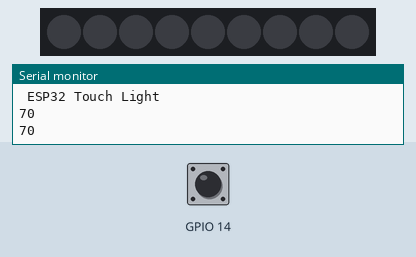
Recording of a sketch running on a simulated ESP32. On the bench: 9 RGB LEDs in strip order, left to right, the last lines printed to the serial monitor. The test bench sets the inputs (shaded band); at power-on: GPIO 14 HIGH. Dim RGB values are drawn brighter than linear.

Above: at 2.2 s.
2.3 s: GPIO 14 pulled LOW for 1.2 s
5.0 s: GPIO 14 pulsed LOW 5 times (0.12 s each, 0.3 s apart)
At 6.8 s:
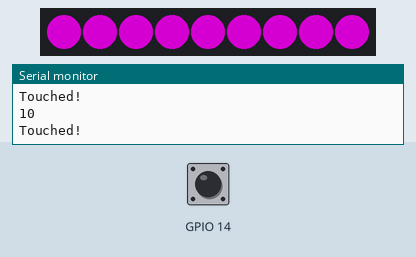
Timing chart, 0 to 8.3 s (numbered marks = the images above; inputs shaded):
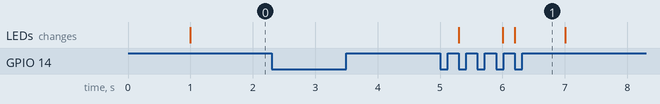

The sketch:

touch_light.ino
```cpp
#include <NeoPixelBus.h>
// ESP32 Touch Test
// Lights up all LEDs in purple when cap ring is touched
// Touch Pin = Touch5 = T5 =GPIO14
// Pixels Pin = GPIO16

#define PIXELS_PIN 16
#define PIXELS_COUNT 9

NeoPixelBus<NeoGrbFeature, Neo800KbpsMethod> pixels(PIXELS_COUNT, PIXELS_PIN);
int threshold = 25;
void setup() {
  // put your setup code here, to run once:
  Serial.begin(115200);
  delay(1000);
  printf("\n ESP32 Touch Light\n");
  touchAttachInterrupt(14, gotTouch, threshold);

  pixels.Begin();

}

void loop() {

  // Touch is GPIO14
  Serial.println(touchRead(14)); // get value using GPIO
  //Serial.println(touchRead(T5)); //get value using Touch5

  Serial.println("");
  delay(1000);
  // Turn pixels off
  for (int i=0; i<PIXELS_COUNT; i++) {
    pixels.SetPixelColor(i, RgbColor(0, 0, 0));
  }
  pixels.Show();
}

void gotTouch(){
  Serial.println("Touched!\n");
  // Do a pixel thing
  // Make pixels purple
  for (int i=0; i<PIXELS_COUNT; i++) {
    pixels.SetPixelColor(i, RgbColor(128, 0, 127));
  }
  pixels.Show();
}
```

Measured:
- after the input at 5.0 s, the LEDs: change after 0.30 s (image 1)
